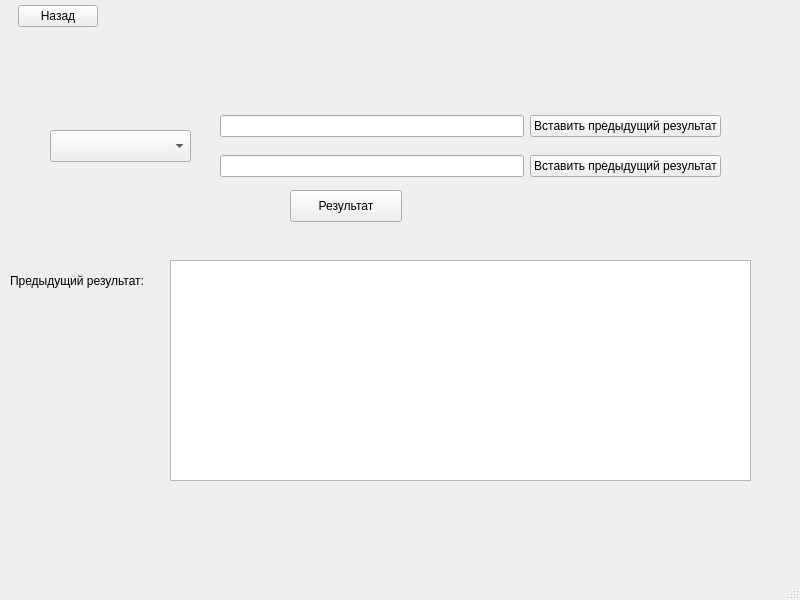
<?xml version="1.0" encoding="UTF-8"?>
<ui version="4.0">
 <class>NaturalSumWindow</class>
 <widget class="QMainWindow" name="NaturalSumWindow">
  <property name="geometry">
   <rect>
    <x>0</x>
    <y>0</y>
    <width>800</width>
    <height>600</height>
   </rect>
  </property>
  <property name="windowTitle">
   <string>Натуральные числа</string>
  </property>
  <widget class="QWidget" name="centralwidget">
   <widget class="QTextEdit" name="result_out">
    <property name="geometry">
     <rect>
      <x>170</x>
      <y>260</y>
      <width>581</width>
      <height>221</height>
     </rect>
    </property>
    <property name="readOnly">
     <bool>true</bool>
    </property>
   </widget>
   <widget class="QComboBox" name="comboBox">
    <property name="geometry">
     <rect>
      <x>50</x>
      <y>130</y>
      <width>141</width>
      <height>32</height>
     </rect>
    </property>
   </widget>
   <widget class="QLabel" name="warning">
    <property name="geometry">
     <rect>
      <x>220</x>
      <y>80</y>
      <width>501</width>
      <height>16</height>
     </rect>
    </property>
    <property name="text">
     <string/>
    </property>
   </widget>
   <widget class="QPushButton" name="result">
    <property name="geometry">
     <rect>
      <x>290</x>
      <y>190</y>
      <width>112</width>
      <height>32</height>
     </rect>
    </property>
    <property name="text">
     <string>Результат</string>
    </property>
   </widget>
   <widget class="QWidget" name="layoutWidget">
    <property name="geometry">
     <rect>
      <x>220</x>
      <y>110</y>
      <width>501</width>
      <height>33</height>
     </rect>
    </property>
    <layout class="QHBoxLayout" name="horizontalLayout">
     <item>
      <widget class="QLineEdit" name="input1">
       <property name="maxLength">
        <number>999999999</number>
       </property>
      </widget>
     </item>
     <item>
      <widget class="QPushButton" name="pushButton_2">
       <property name="text">
        <string>Вставить предыдущий результат</string>
       </property>
      </widget>
     </item>
    </layout>
   </widget>
   <widget class="QWidget" name="layoutWidget_2">
    <property name="geometry">
     <rect>
      <x>220</x>
      <y>150</y>
      <width>501</width>
      <height>33</height>
     </rect>
    </property>
    <layout class="QHBoxLayout" name="horizontalLayout_2">
     <item>
      <widget class="QLineEdit" name="input2">
       <property name="maxLength">
        <number>999999999</number>
       </property>
      </widget>
     </item>
     <item>
      <widget class="QPushButton" name="pushButton_3">
       <property name="text">
        <string>Вставить предыдущий результат</string>
       </property>
      </widget>
     </item>
    </layout>
   </widget>
   <widget class="QLabel" name="label">
    <property name="geometry">
     <rect>
      <x>10</x>
      <y>260</y>
      <width>161</width>
      <height>41</height>
     </rect>
    </property>
    <property name="text">
     <string>Предыдущий результат:</string>
    </property>
   </widget>
   <widget class="QWidget" name="layoutWidget_3">
    <property name="geometry">
     <rect>
      <x>0</x>
      <y>0</y>
      <width>98</width>
      <height>32</height>
     </rect>
    </property>
    <layout class="QHBoxLayout" name="horizontalLayout_3">
     <item>
      <spacer name="horizontalSpacer">
       <property name="orientation">
        <enum>Qt::Horizontal</enum>
       </property>
       <property name="sizeHint" stdset="0">
        <size>
         <width>18</width>
         <height>20</height>
        </size>
       </property>
      </spacer>
     </item>
     <item>
      <widget class="QPushButton" name="pushButton">
       <property name="text">
        <string>Назад</string>
       </property>
      </widget>
     </item>
    </layout>
   </widget>
  </widget>
  <widget class="QMenuBar" name="menubar">
   <property name="geometry">
    <rect>
     <x>0</x>
     <y>0</y>
     <width>800</width>
     <height>22</height>
    </rect>
   </property>
  </widget>
  <widget class="QStatusBar" name="statusbar"/>
 </widget>
 <resources/>
 <connections/>
</ui>
